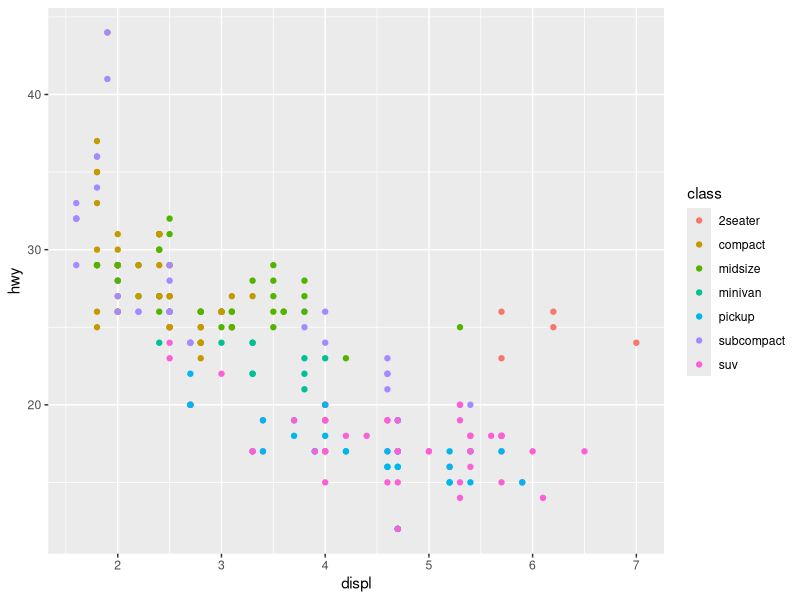
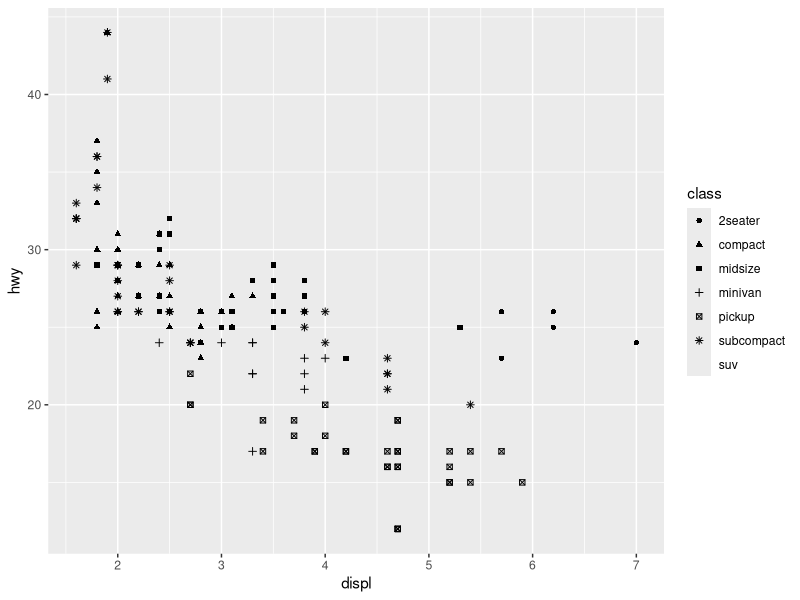
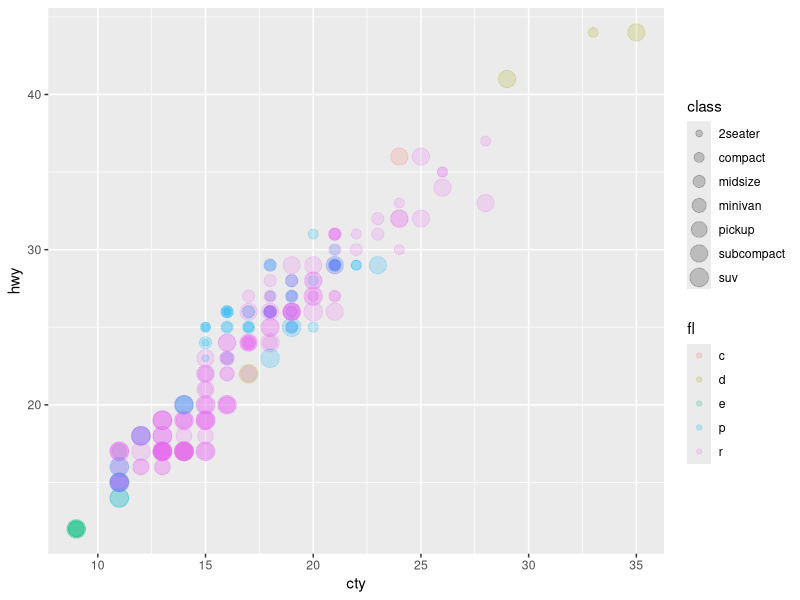
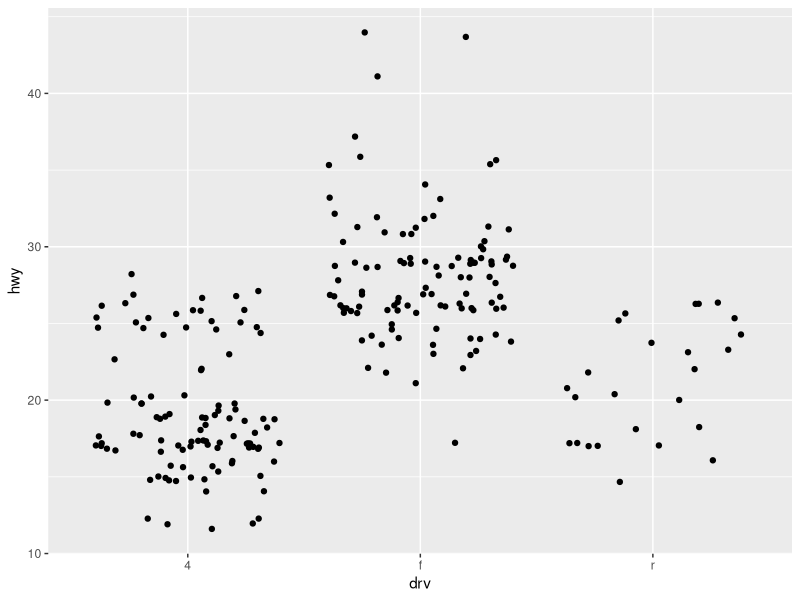
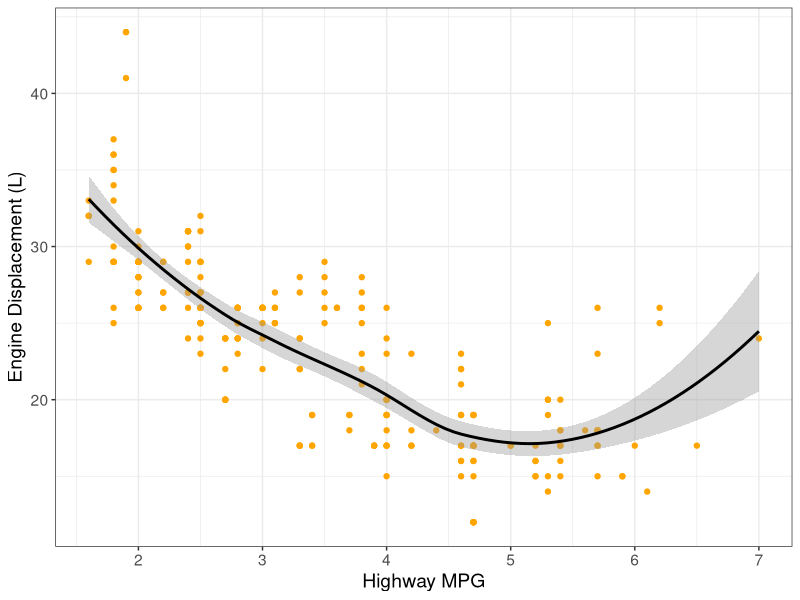

The R source for these figures, in order:
## ---- chunk 1
knitr::opts_chunk$set(echo = FALSE)
library(tidyverse)
## ---- chunk 2
ggplot(data = mpg, aes(x = displ, y = hwy)) +
    geom_point(aes(color = class))
## ---- chunk 3
ggplot(data = mpg, aes(x = displ, y = hwy, shape = class)) +
    geom_point()
## ---- chunk 4
ggplot(data = mpg, aes(x = cty, y = hwy, size = class, color = fl)) + geom_point(alpha = 0.2)

## ---- chunk 5
  
ggplot(mpg, aes(x = drv,y = hwy)) + geom_jitter()

## ---- chunk 6

ggplot(data = mpg) + 
  geom_point(aes(x = displ, y = hwy), color="orange") +
  geom_smooth(aes(x = displ, y = hwy), color="black") + 
  labs(x = "Highway MPG", 
       y = "Engine Displacement (L)") + 
  theme_bw() + 
  theme(text=element_text(size = 14)) 
